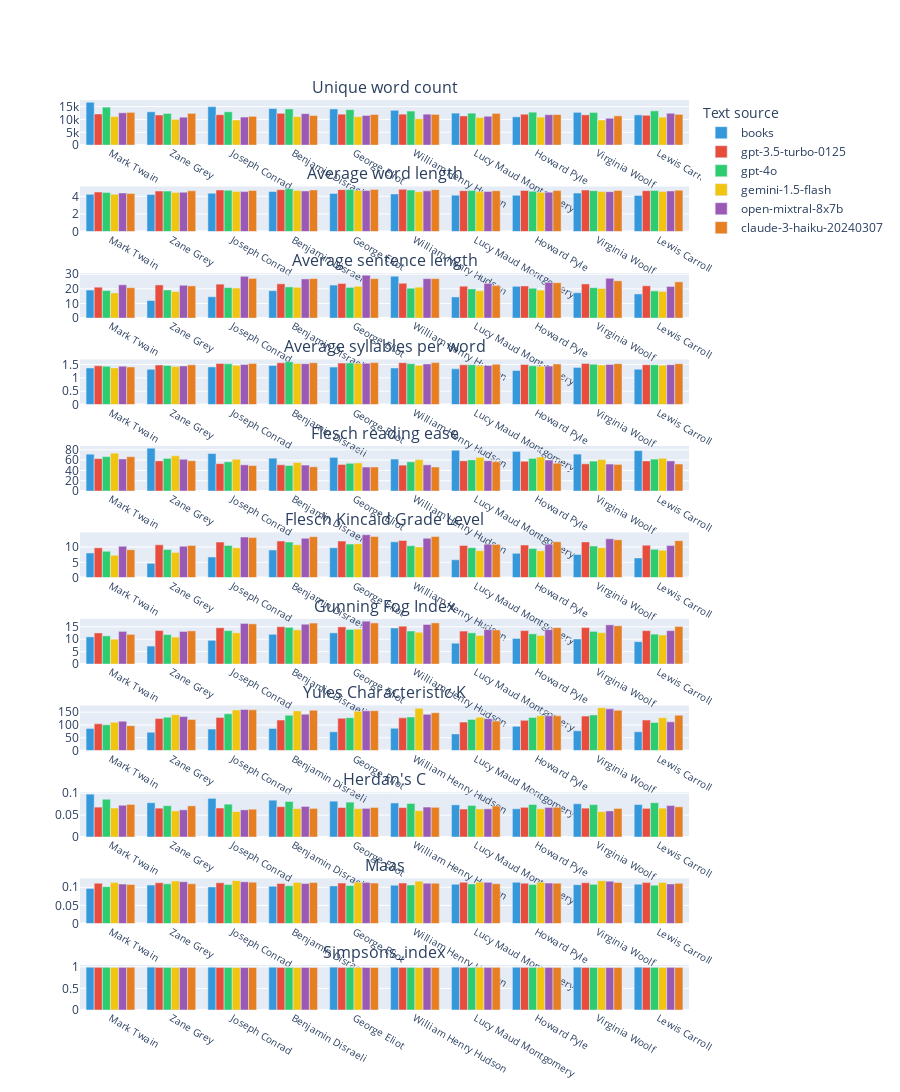
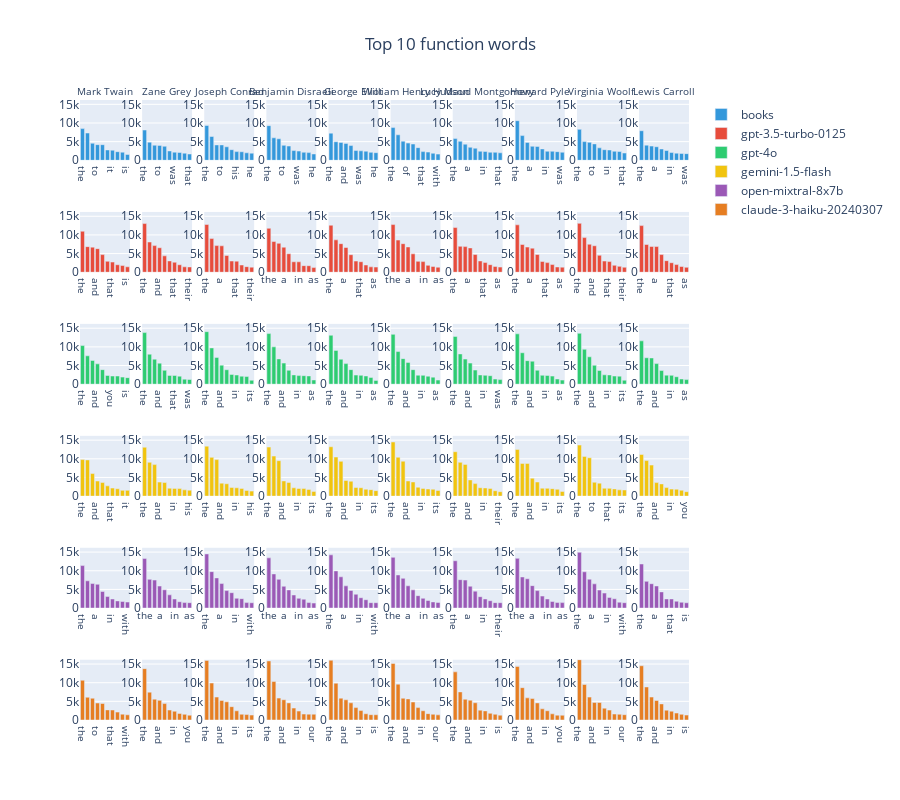
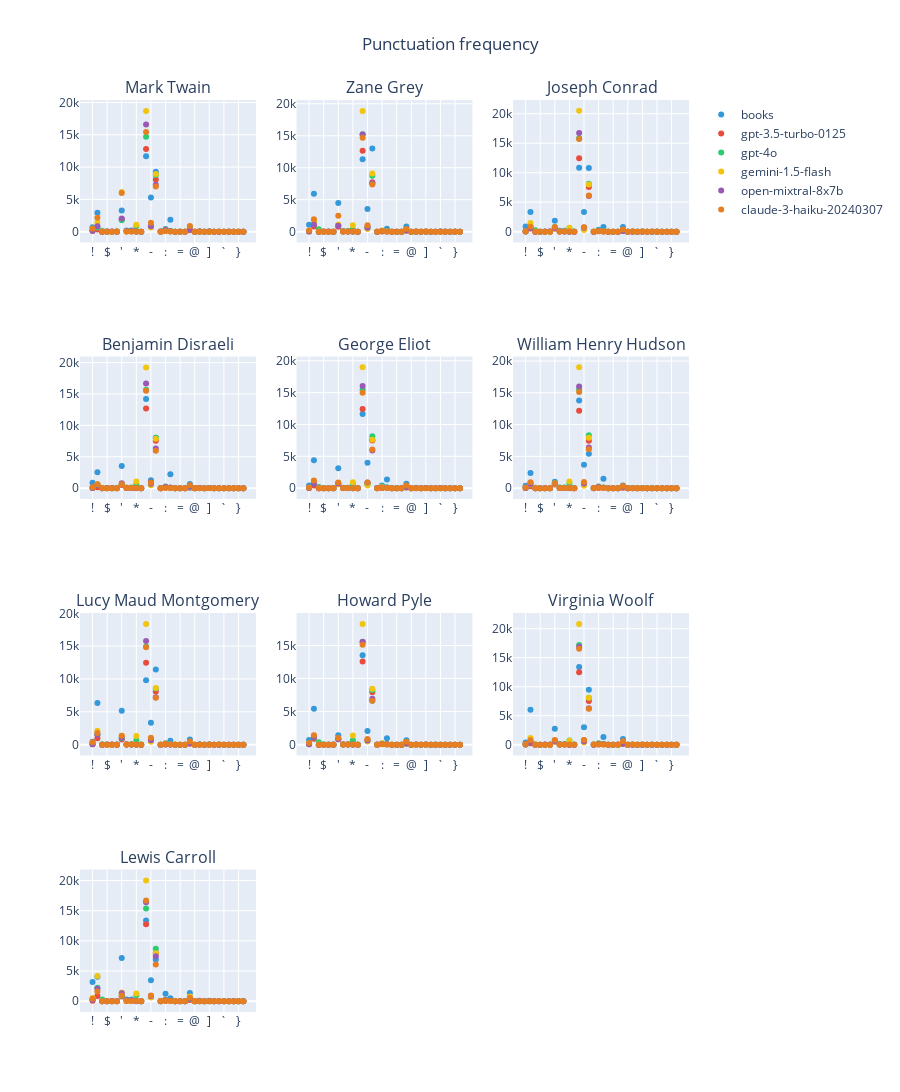
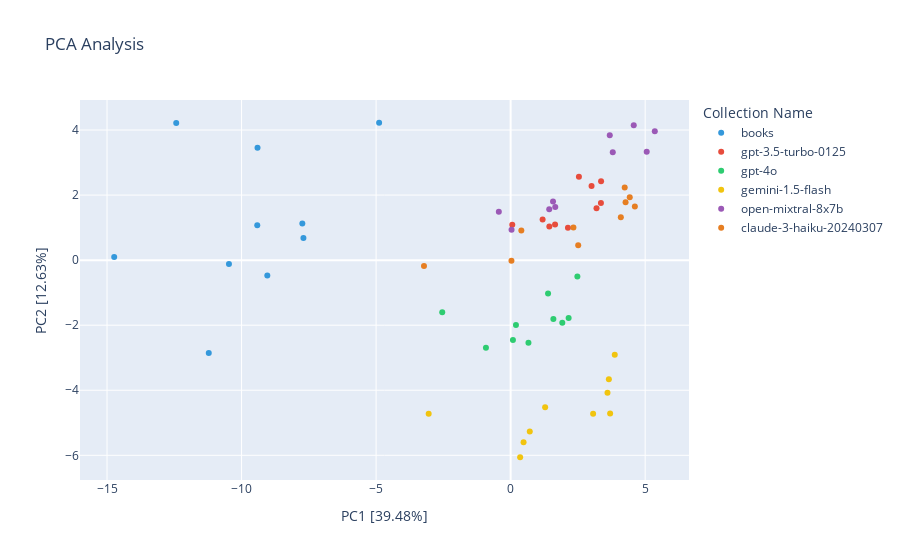

These figures' notebook cell, in order:
### Code cell
visualization = AnalysisVisualization(settings)
visualization.visualize(analysis_data)
